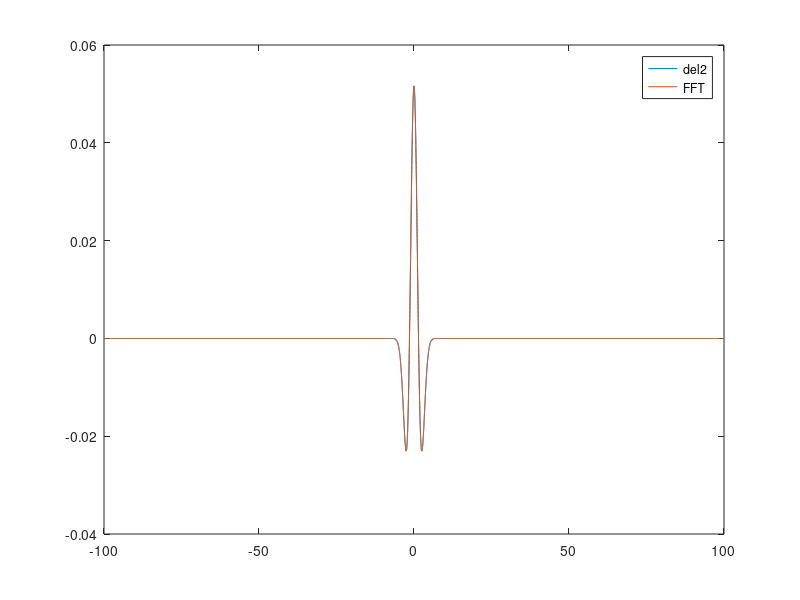

The MATLAB source for this figure:
clear all
close all
clc

%% Discritize the wavefunction

LL = 100;
NN = 2^15;
xx = linspace(-LL, LL-2*LL/NN, NN); %Angstrom
dt = 1/100; %femtoseconds
totalTime = 10; %femtoseconds

dx = LL/NN;
tNN = floor(totalTime/dt);

%% Constants

kappa = 1; %eV/Angstrom
lambda = 0; %eV/Angstrom
mm = 10*0.0096; %amu
hbar = 0.6582;
lighteV = 10; %eV
nu = 10; %eV/Angstrom

omegaLight = lighteV/hbar;

%% Hamiltonians

%W11 = kappa/2*xx.*xx;
W11 = kappa*xx.^2/2;
W12 = lambda*xx;
W22 = kappa*xx.^2+10;

%% Initial wavefunctions

Dwave1 = exp(-sqrt(kappa*mm)/2/hbar*(xx.^2));
%+2*sqrt(sqrt(kappa*mm)/hbar)*xx.*exp(-sqrt(kappa*mm)/2/hbar*(xx.^2));
%Dwave1 = sin(xx);
Dwave1 = Dwave1/sqrt(sum(sum(Dwave1.*Dwave1)));
Dwave2 = zeros(size(Dwave1));
%Dwave2 = exp(-sqrt(kappa*mm)/2/hbar*(xx.^2));
%Dwave2 = Dwave2/sqrt(sum(sum(Dwave2.*Dwave2)));
%Dwave1 = zeros(size(Dwave2));

'del2'
sum((-4*del2(Dwave1,xx)*hbar^2/2/mm+W11.*Dwave1).*conj(Dwave1))
plot(xx,-4*del2(Dwave1,xx)*hbar^2/2/mm)

'FFT'
kk = pi*linspace(-1/dx, 1/dx, NN);
kk = fftshift(kk);
T = hbar^2/mm/2*kk.^2/4;
sum((ifft(T.*fft(Dwave1))+W11.*Dwave1).*conj(Dwave1))

plot(xx,-4*del2(Dwave1,xx)*hbar^2/2/mm, xx, ifft(T.*fft(Dwave1)))
legend('del2','FFT')

'actual'
(hbar*sqrt(kappa/mm))/2